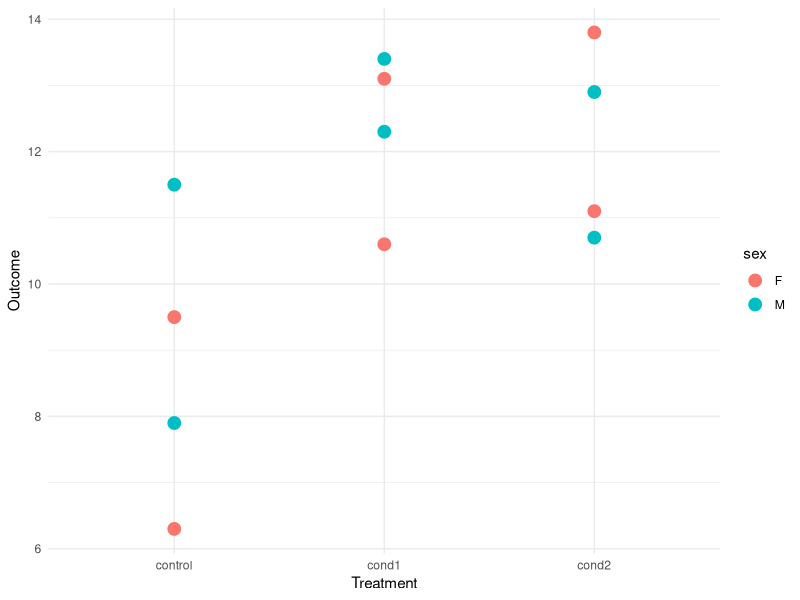
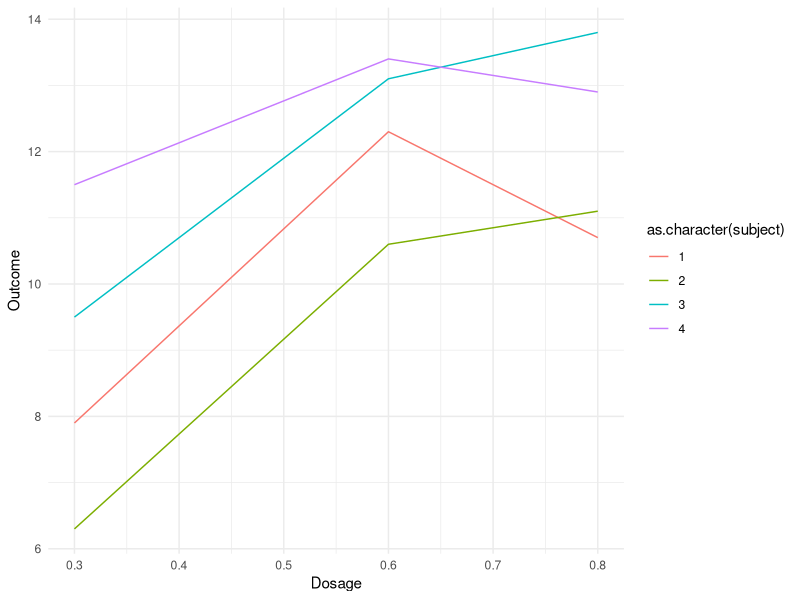
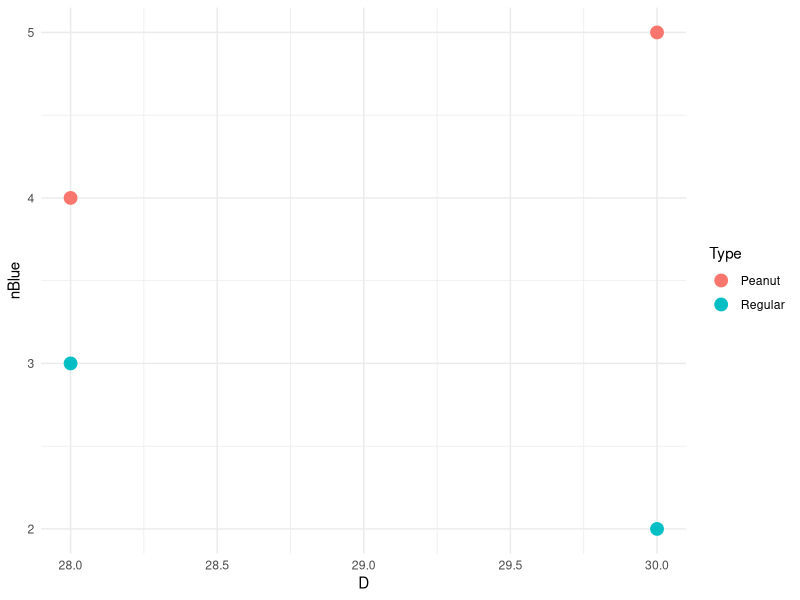

Write R code to recreate these figures, in order.
## ---- chunk 1
knitr::opts_chunk$set(echo = TRUE,warning=F)
options(scipen=999)
library(tidyverse)    #Essential Functions
library(knitr)        #kable() for HTML Tables
library(kableExtra)   #HTML Table Styling
## ---- chunk 2
library(readr)
## ---- chunk 3
untidy1=tribble(
~subject,  ~sex, ~control, ~cond1, ~cond2,
1, "M", 7.9,  12.3, 10.7,
2, "F", 6.3,  10.6, 11.1,
3, "F", 9.5,  13.1, 13.8,
4, "M", 11.5, 13.4, 12.9
)
untidy1
## ---- chunk 4
tidy1a=untidy1 %>%
  gather(control:cond2,key="Treatment",value="Outcome")
tidy1a
## ---- chunk 5
tidy1b=untidy1 %>%
  gather(3:5, key="Treatment",value="Outcome",factor_key=T)
glimpse(tidy1b)
str(tidy1b$Treatment)
## ---- chunk 6
ggplot(tidy1b)+
  geom_point(aes(x=Treatment,y=Outcome,color=sex),
             size=4) + theme_minimal()
## ---- chunk 7
untidy2=tribble(
~subject,  ~sex, ~`0.3`, ~`0.6`, ~`0.8`,
1, "M", 7.9,  12.3, 10.7,
2, "F", 6.3,  10.6, 11.1,
3, "F", 9.5,  13.1, 13.8,
4, "M", 11.5, 13.4, 12.9
)
untidy2
## ---- chunk 8
tidy2a=untidy2 %>%
  gather(`0.3`:`0.8`,key="Dosage",value="Outcome")
glimpse(tidy2a)
## ---- chunk 9
tidy2b=untidy2 %>%
  gather(`0.3`:`0.8`,key="Dosage",value="Outcome",convert=T)
glimpse(tidy2b)
## ---- chunk 10
ggplot(tidy2b) +
  geom_line(aes(x=Dosage,y=Outcome,color=as.character(subject))) + theme_minimal()
## ---- chunk 11
untidy3=tribble(
~Pack,  ~Type, ~Measure, ~Value,
1, "Regular", "Count",  15,
1, "Regular", "Percent Blue", 0.2,
2, "Peanut", "Count",  12,
2, "Peanut", "Percent Blue", 0.3,
)
untidy3
## ---- chunk 12
tidy3=untidy3 %>%
  spread(key=Measure,value=Value)
tidy3
## ---- chunk 13
tidy3 %>%
  mutate(nBlue=Count*`Percent Blue`) %>%
  select(-Count,-`Percent Blue`)
## ---- chunk 14
untidy4=tribble(
~Pack,  ~Type, ~PropBlue, ~Date,
1, "Regular", "3/15",  "9-28-2018",
2, "Regular", "2/15", "9-30-2018",
3, "Peanut", "4/12",  "9-28-2018",
4, "Peanut", "5/13", "9-30-2018",
)
untidy4
## ---- chunk 15
tidy4a=untidy4 %>%
  separate(PropBlue, into=c("nBlue","Total"),sep="/") %>%
  separate(Date, into=c("M","D","Y"),sep="-")
glimpse(tidy4a)
## ---- chunk 16
tidy4b=untidy4 %>%
  separate(PropBlue, into=c("nBlue","Total"),sep="/",
           convert=T) %>%
  separate(Date, into=c("M","D","Y"),sep="-",
           convert=T)
glimpse(tidy4b)
## ---- chunk 17
ggplot(tidy4b) +
  geom_point(aes(x=D,y=nBlue,color=Type),size=4) +
  theme_minimal()
## ---- chunk 18
untidy5=tribble(
~Pack,  ~Type, ~Day, ~Month,
1, "Regular", 1,  8,
2, "Regular", 2, 8,
3, "Regular", 3,  9,
4, "Regular", 4, 9,
)
untidy5
## ---- chunk 19
tidy5=untidy5 %>%
  unite(swag,Day,Month,sep=":(")
tidy5
## ---- chunk 20
missing=tibble(
          year=c(1,1,1,1,2,2,3,3,3,3,4,4,4,4),
          quarter=c(1,2,3,4,2,3,1,2,3,4,1,2,3,4),
          wage=c(10.50,10.50,10.50,11.00,11.00,11.23,11.23,11.23,12,NA,12,NA,13.04,13.04),
        )
missing
## ---- chunk 21
missing %>%
  spread(key=year,value=wage)
## ---- chunk 22
missing %>%
  spread(key=quarter,value=wage)
## ---- chunk 23
missing %>%
  spread(quarter,wage) %>%
  gather(quarter,wage,`1`:`4`,na.rm=T)
## ---- chunk 24
missing %>%
  spread(quarter,wage) %>%
  gather(quarter,wage,`1`:`4`)
## ---- chunk 25
missing %>%
  complete(year,quarter)
